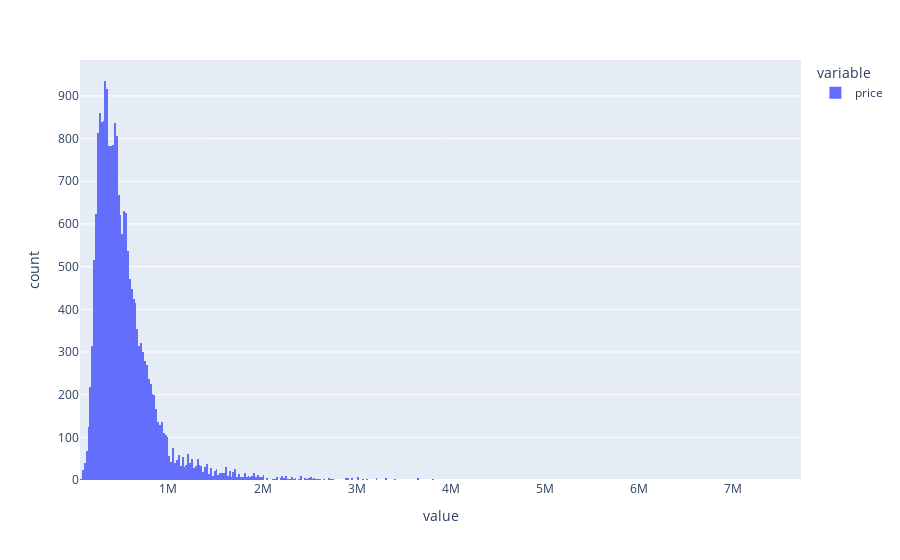

Notebook source saved alongside this figure:
### Code cell
import plotly.express as px
px.histogram(data['price'])

### Figure 1 — Plotly figure (JSON) as saved in the notebook; plotly's stock layout.template omitted (floating-point values rounded to 4 significant figures; data arrays with more than 128 entries replaced by an {"elided": "..."} marker saying what was removed)
{"data": [{"alignmentgroup": "True", "bingroup": "x", "hovertemplate": "variable=price<br>value=%{x}<br>count=%{y}<extra></extra>", "legendgroup": "price", "marker": {"color": "#636efa", "pattern": {"shape": ""}}, "name": "price", "offsetgroup": "price", "orientation": "v", "showlegend": true, "type": "histogram", "x": {"elided": "21613 int values"}, "xaxis": "x", "yaxis": "y"}], "layout": {"barmode": "relative", "legend": {"title": {"text": "variable"}, "tracegroupgap": 0}, "margin": {"t": 60}, "xaxis": {"anchor": "y", "domain": [0, 1], "title": {"text": "value"}}, "yaxis": {"anchor": "x", "domain": [0, 1], "title": {"text": "count"}}}}
